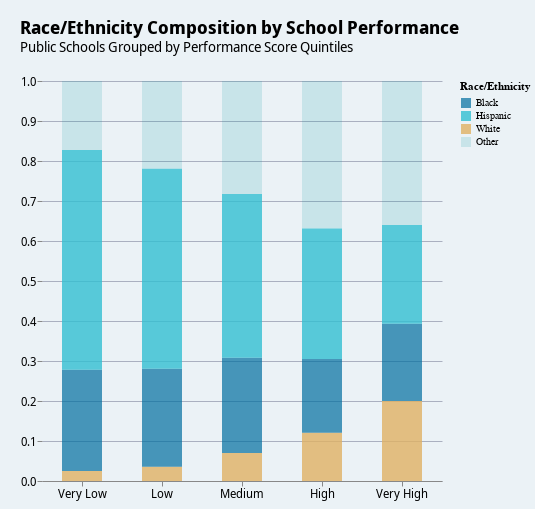

Notebook code for this chart:
### Code cell
# Display the chart
chart

### Figure 1 — Vega-Lite specification as saved in the notebook (floating-point values rounded to 4 significant figures)
{"config": {"title": {"anchor": "start", "font": "Noto Sans Display", "fontWeight": 700, "fontSize": 18, "subtitleFontSize": 16, "subtitleFont": "Noto Sans Display", "offset": 20}, "axisX": {"titleFontSize": 14, "labelFontSize": 12, "grid": false, "labelFont": "Noto Sans Display"}, "axisY": {"domain": false, "titleFontSize": 14, "titleAngle": 0, "titleBaseline": "bottom", "titleAnchor": "start", "labelFontSize": 12, "grid": true, "gridColor": "#aab0c0", "gridWidth": 1, "labelFont": "Noto Sans Display"}, "axis": {"labelFont": "Noto Sans Display", "titleFont": "Noto Sans Display", "titleFontSize": 14, "labelFontSize": 12}, "background": "#EBF2f6", "view": {"fill": "#EBF2f6", "stroke": null, "padding": {"left": 5, "top": 10, "right": 5, "bottom": 10}}, "range": {"category": ["#006EA0", "#32C0D2", "#E0B265", "#00969F", "#973C4C", "#AC8B96"], "ramp": ["#fef0d9", "#fdcc8a", "#fc8d59", "#e34a33", "#b30000"], "diverging": ["#006ea0", "#4d9abd", "#99c5d9", "#ffffff", "#e3c2b3", "#c68466", "#a03200"]}, "area": {}, "line": {}, "point": {}, "text": {"fontSize": 12}, "bar": {"binSpacing": 1, "size": 25}, "facet": {"titleFontSize": 14}, "notes": {"fontSize": 10}, "sources": {"fontSize": 10}}, "padding": {"left": 20, "top": 20, "right": 5, "bottom": 10}, "data": {"name": "data-97793c3649dd49f2667906bce9f5276d"}, "mark": {"type": "bar", "size": 40}, "encoding": {"color": {"field": "Race/Ethnicity", "scale": {"domain": ["Black", "Hispanic", "White", "Other"], "range": ["rgb(0,110,160,0.7)", "rgb(50,192,210, 0.8)", "rgb(224,178,101, 0.8)", "rgb(0,150,159,0.15)"]}, "title": "Race/Ethnicity", "type": "nominal"}, "order": {"field": "y_sort", "sort": "ascending", "type": "ordinal"}, "x": {"axis": {"labelAngle": 0, "labelFont": "Noto Sans Display", "titleFontSize": 14, "titlePadding": 1}, "field": "Performance Score Group", "sort": ["Very Low", "Low", "Medium", "High", "Very High"], "title": null, "type": "nominal"}, "y": {"axis": {"labelAngle": 0}, "field": "value", "stack": "zero", "title": null, "type": "quantitative"}}, "height": 400, "title": {"text": "Race/Ethnicity Composition by School Performance", "subtitle": "Public Schools Grouped by Performance Score Quintiles", "subtitleFontSize": 14}, "width": 400, "$schema": "https://vega.github.io/schema/vega-lite/v5.20.1.json", "datasets": {"data-97793c3649dd49f2667906bce9f5276d": [{"Performance Score Group": "Very Low", "Race/Ethnicity": "White", "value": 0.02516, "y_sort": 0}, {"Performance Score Group": "Low", "Race/Ethnicity": "White", "value": 0.03582, "y_sort": 0}, {"Performance Score Group": "Medium", "Race/Ethnicity": "White", "value": 0.06986, "y_sort": 0}, {"Performance Score Group": "High", "Race/Ethnicity": "White", "value": 0.1205, "y_sort": 0}, {"Performance Score Group": "Very High", "Race/Ethnicity": "White", "value": 0.2003, "y_sort": 0}, {"Performance Score Group": "Very Low", "Race/Ethnicity": "Black", "value": 0.2529, "y_sort": 1}, {"Performance Score Group": "Low", "Race/Ethnicity": "Black", "value": 0.2449, "y_sort": 1}, {"Performance Score Group": "Medium", "Race/Ethnicity": "Black", "value": 0.2383, "y_sort": 1}, {"Performance Score Group": "High", "Race/Ethnicity": "Black", "value": 0.1845, "y_sort": 1}, {"Performance Score Group": "Very High", "Race/Ethnicity": "Black", "value": 0.1929, "y_sort": 1}, {"Performance Score Group": "Very Low", "Race/Ethnicity": "Hispanic", "value": 0.5492, "y_sort": 2}, {"Performance Score Group": "Low", "Race/Ethnicity": "Hispanic", "value": 0.4996, "y_sort": 2}, {"Performance Score Group": "Medium", "Race/Ethnicity": "Hispanic", "value": 0.4096, "y_sort": 2}, {"Performance Score Group": "High", "Race/Ethnicity": "Hispanic", "value": 0.3262, "y_sort": 2}, {"Performance Score Group": "Very High", "Race/Ethnicity": "Hispanic", "value": 0.2466, "y_sort": 2}, {"Performance Score Group": "Very Low", "Race/Ethnicity": "Other", "value": 0.1728, "y_sort": 3}, {"Performance Score Group": "Low", "Race/Ethnicity": "Other", "value": 0.2197, "y_sort": 3}, {"Performance Score Group": "Medium", "Race/Ethnicity": "Other", "value": 0.2823, "y_sort": 3}, {"Performance Score Group": "High", "Race/Ethnicity": "Other", "value": 0.3687, "y_sort": 3}, {"Performance Score Group": "Very High", "Race/Ethnicity": "Other", "value": 0.3602, "y_sort": 3}]}}
